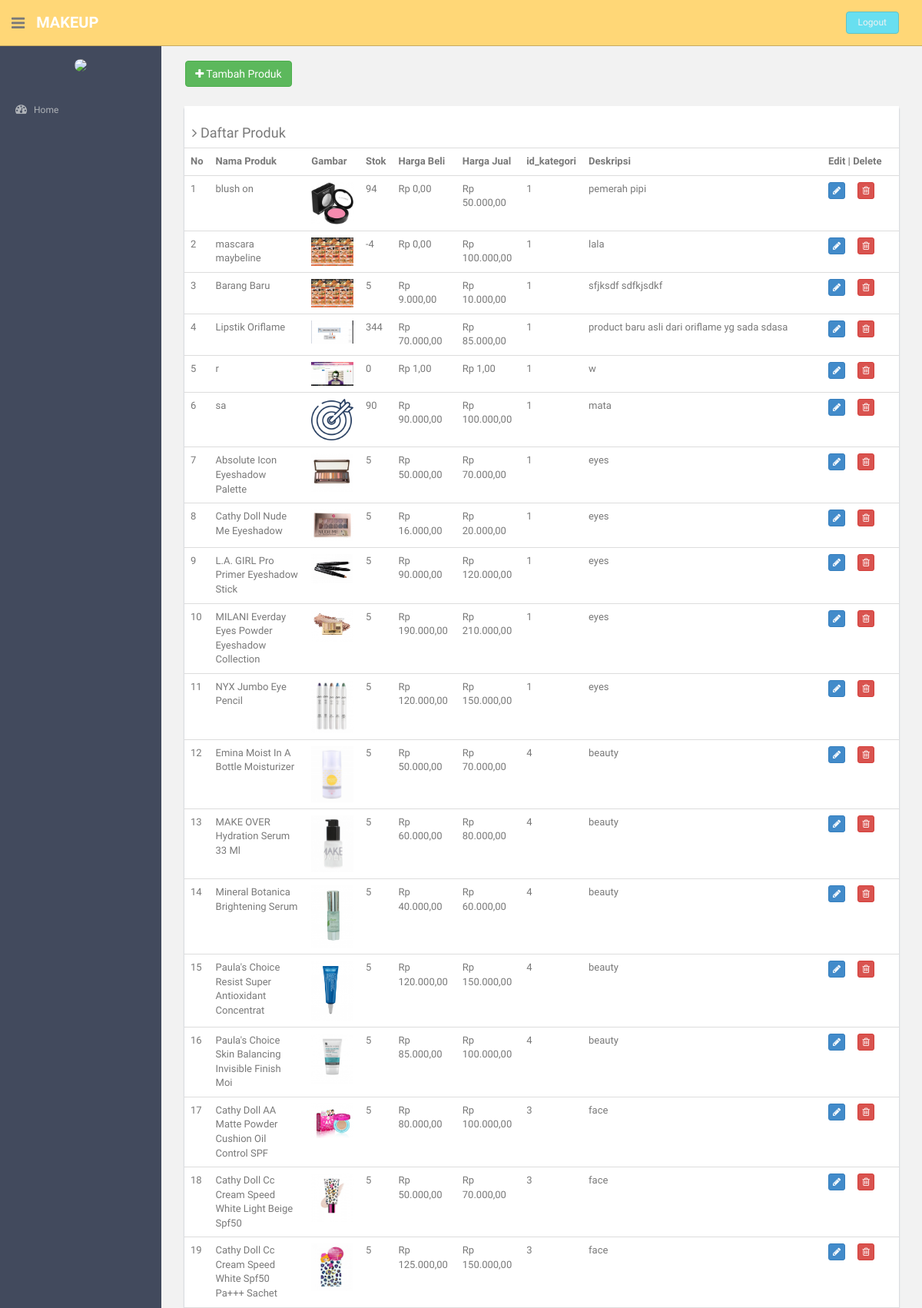
/index.php/produk (upper part), run on an earlier commit of the app's database.
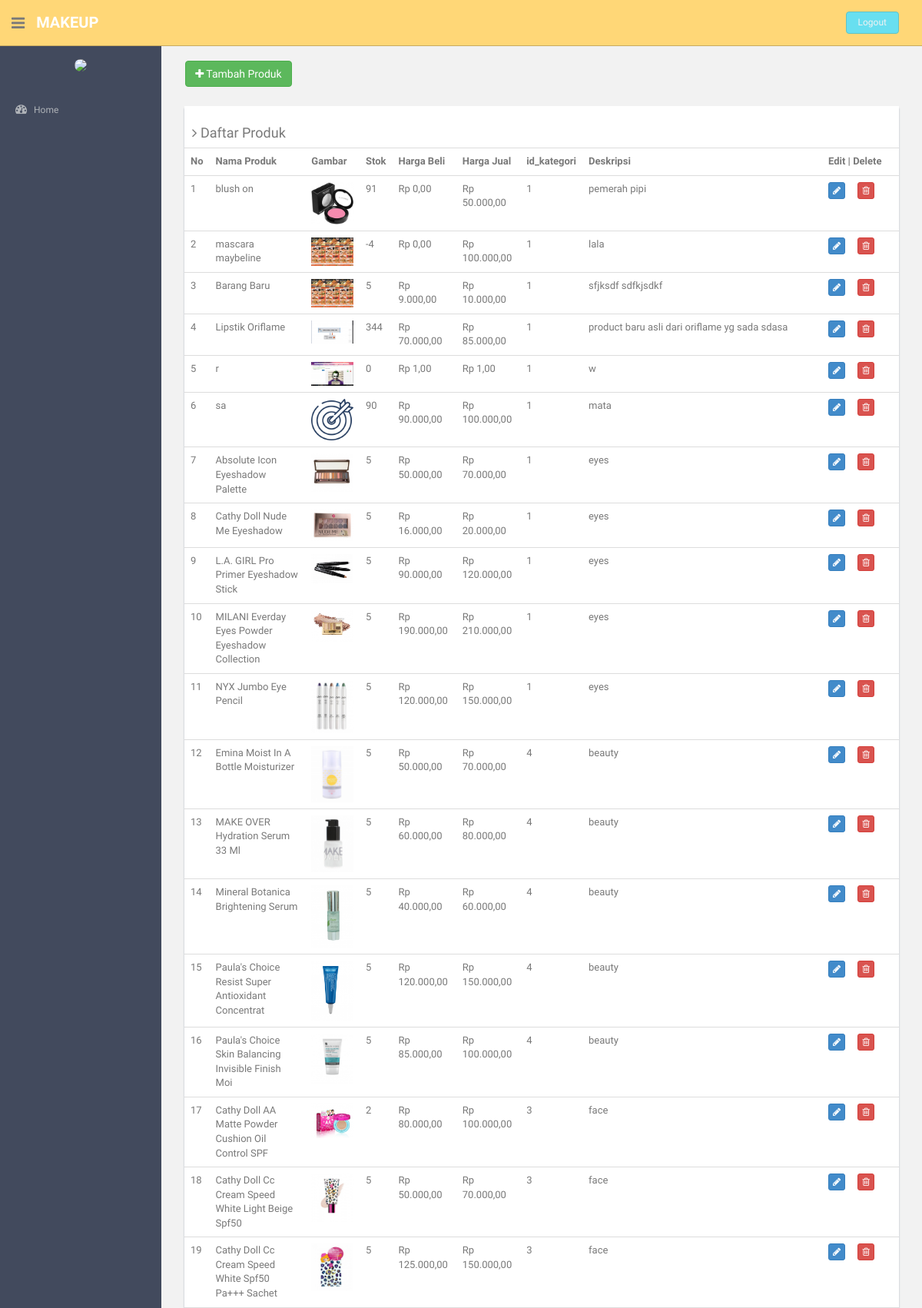
And on a later commit of the database.
### tables this page shows
CREATE TABLE `produk` (
  `id_produk` int(10) NOT NULL,
  `nama_produk` varchar(50) NOT NULL,
  `stok` int(11) NOT NULL,
  `harga_jual` int(11) NOT NULL,
  `harga_beli` int(11) NOT NULL,
  `id_kategori` int(10) NOT NULL,
  `deskripsi` varchar(255) NOT NULL,
  `gambar` varchar(255) NOT NULL
);

### application/controllers/Produk.php (called while the page is built, shortened)
<?php
class Produk extends CI_Controller {
	public function __construct()
	{
		$this->load->helper('url','form');
		$this->load->library('form_validation');
		$this->load->model('kategori_model');
		$this->load->model('produk_model');
		$this->load->model('kategori_model');
		$this->load->helper('html');
		$this->load->library('image_lib');
	}
	public function index()
	{
		    	$object['pro']=$this->produk_model->getDataProduk();
		    	$cek['status'] = array(
        		'home'=>'',
        		'hrd'=>'',
        		'keuangan'=>'',
        		'produk'=>'active',
        		'pembelian'=>'',
        		'pemasukan'=>'',
        		'pengeluaran'=>'',
        		'utang'=>'',
        		'pemesanan'=>'',
                'pembayaran'=>'',
        		'cash_flow'=>'',
        		'neraca'=>'',
        		'admin'=>'',
        		'gaji'=>'',
        		'golongan'=>'',
        		'absensi'=>'',
        		'user'=>'',
        		'barang'=>'active',
        		'supplier'=>'',
        		'kategori'=>'',
        		);
				$this->load->view('component/header',$cek);
				$this->load->view('produk',$object);
				$this->load->view('component/footer');
	}
}

### index.php (called while the page is built, shortened)
<?php
require_once BASEPATH.'core/CodeIgniter.php';

### application/models/Produk_model.php (called while the page is built, shortened)
<?php
class Produk_model extends CI_Model {
	public function getDataProduk()
	{
		$query = $this->db->query("SELECT id_produk, nama_produk, stok, harga_jual, harga_beli, id_kategori, deskripsi, gambar from produk");
		return $query->result();
	}
}

### application/views/produk.php (the view)
<?php
function rupiah($angka){
  $hasil_rupiah = "Rp " . number_format($angka,2,',','.');
  return $hasil_rupiah;
}
?>
<section id="main-content">
  <section class="wrapper site-min-height">
    <br>&nbsp;&nbsp;&nbsp;&nbsp;
    <a href="<?php echo base_url('index.php/produk/form_produk'); ?>"><button type="button" class="btn btn-success "><i class="fa fa-plus"> </i> Tambah Produk</button></a>
    <br>
    <div class="col-md-12 mt">
      <div class="content-panel">
        <table class="table table-hover">
        <h4><i class="fa fa-angle-right"></i> Daftar Produk</h4>
        <tr>
          <th>No</th>
          <th>Nama Produk</th>
          <th>Gambar</th>
          <th>Stok</th>
          <th>Harga Beli</th>
          <th>Harga Jual</th>
          <th>id_kategori</th>
          <th >Deskripsi</th>
          <th width="100px" align="center">Edit | Delete</th>
        </tr>
        <?php
        $no = 1;
        foreach($pro as $key){
        ?>
        <tr>
          <td><?php echo $no++ ?></td>
          <td><?php echo $key->nama_produk ?></td>
          <td><img src="<?=base_url()?>bower_components/uploads/<?=$key->gambar ?>" style="width:100px;heigth:100px" class="img-responsive"></td>
          <td><?php echo $key->stok ?></td>
          <td><?php echo rupiah($key->harga_beli) ?></td>
          <td><?php echo rupiah($key->harga_jual) ?></td>
          <td><?php echo $key->id_kategori ?></td>
          <td><?php echo $key->deskripsi ?></td>
          <td>
                <a class="btn btn-primary btn-xs" href="<?php echo base_url('index.php/produk/update'); ?>/<?php echo $key->id_produk ?>">
                  <i class="fa fa-pencil"></i>
                </a>&nbsp;&nbsp;&nbsp;&nbsp;
                <a class="btn btn-danger btn-xs" href="<?php echo base_url('index.php/produk/delete'); ?>/<?php echo $key->id_produk ?>">
                  <i class="fa fa-trash-o"></i>
                </a>
          </td>
        </tr>
        <?php } ?>
      </table>
      </div>
      </div>
    </section>
    </section>

What changed in the data, as far as the page shows it:
changed produk "blush on": stok "94" → "91"
changed produk "Cathy Doll AA Matte Powder Cushion Oil Control SPF": stok "5" → "2"
